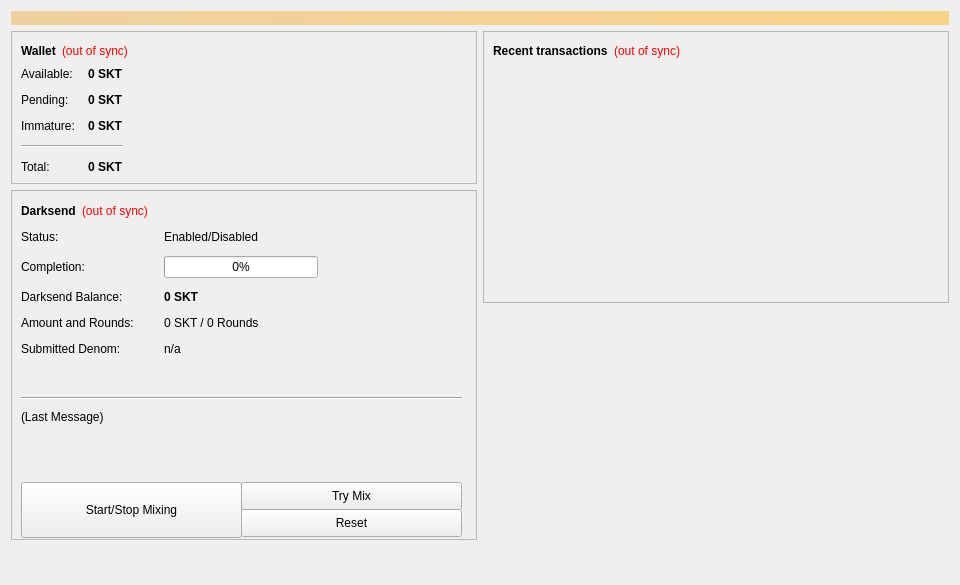
<?xml version="1.0" encoding="UTF-8"?>
<ui version="4.0">
 <class>OverviewPage</class>
 <widget class="QWidget" name="OverviewPage">
  <property name="geometry">
   <rect>
    <x>0</x>
    <y>0</y>
    <width>960</width>
    <height>585</height>
   </rect>
  </property>
  <property name="minimumSize">
   <size>
    <width>960</width>
    <height>0</height>
   </size>
  </property>
  <property name="windowTitle">
   <string>Form</string>
  </property>
  <layout class="QVBoxLayout" name="topLayout">
   <item>
    <widget class="QLabel" name="labelAlerts">
     <property name="visible">
      <bool>false</bool>
     </property>
     <property name="styleSheet">
      <string notr="true">background-color: qlineargradient(x1: 0, y1: 0, x2: 1, y2: 0, stop:0 #F0D0A0, stop:1 #F8D488); color:#000000;</string>
     </property>
     <property name="wordWrap">
      <bool>true</bool>
     </property>
     <property name="margin">
      <number>3</number>
     </property>
    </widget>
   </item>
   <item>
    <layout class="QHBoxLayout" name="horizontalLayout" stretch="1,1">
     <item>
      <layout class="QVBoxLayout" name="verticalLayout_2">
       <item>
        <widget class="QFrame" name="frame">
         <property name="frameShape">
          <enum>QFrame::StyledPanel</enum>
         </property>
         <property name="frameShadow">
          <enum>QFrame::Raised</enum>
         </property>
         <layout class="QVBoxLayout" name="verticalLayout_4">
          <item>
           <layout class="QHBoxLayout" name="horizontalLayout_4">
            <item>
             <widget class="QLabel" name="label_5">
              <property name="font">
               <font>
                <weight>75</weight>
                <bold>true</bold>
               </font>
              </property>
              <property name="text">
               <string>Wallet</string>
              </property>
             </widget>
            </item>
            <item>
             <widget class="QLabel" name="labelWalletStatus">
              <property name="toolTip">
               <string>The displayed information may be out of date. Your wallet automatically synchronizes with the SKT network after a connection is established, but this process has not completed yet.</string>
              </property>
              <property name="styleSheet">
               <string notr="true">QLabel { color: red; }</string>
              </property>
              <property name="text">
               <string notr="true">(out of sync)</string>
              </property>
              <property name="alignment">
               <set>Qt::AlignLeading|Qt::AlignLeft|Qt::AlignVCenter</set>
              </property>
             </widget>
            </item>
            <item>
             <spacer name="horizontalSpacer_2">
              <property name="orientation">
               <enum>Qt::Horizontal</enum>
              </property>
              <property name="sizeHint" stdset="0">
               <size>
                <width>40</width>
                <height>20</height>
               </size>
              </property>
             </spacer>
            </item>
           </layout>
          </item>
          <item>
           <layout class="QHBoxLayout" name="horizontalLayout_3">
            <item>
             <layout class="QFormLayout" name="formLayout_2">
              <property name="fieldGrowthPolicy">
               <enum>QFormLayout::AllNonFixedFieldsGrow</enum>
              </property>
              <property name="horizontalSpacing">
               <number>12</number>
              </property>
              <property name="verticalSpacing">
               <number>12</number>
              </property>
              <item row="0" column="0">
               <widget class="QLabel" name="label">
                <property name="text">
                 <string>Available:</string>
                </property>
               </widget>
              </item>
              <item row="0" column="1">
               <widget class="QLabel" name="labelBalance">
                <property name="font">
                 <font>
                  <weight>75</weight>
                  <bold>true</bold>
                 </font>
                </property>
                <property name="cursor">
                 <cursorShape>IBeamCursor</cursorShape>
                </property>
                <property name="toolTip">
                 <string>Your current spendable balance</string>
                </property>
                <property name="text">
                 <string notr="true">0 SKT</string>
                </property>
                <property name="alignment">
                 <set>Qt::AlignRight|Qt::AlignTrailing|Qt::AlignVCenter</set>
                </property>
                <property name="textInteractionFlags">
                 <set>Qt::LinksAccessibleByMouse|Qt::TextSelectableByKeyboard|Qt::TextSelectableByMouse</set>
                </property>
               </widget>
              </item>
              <item row="1" column="0">
               <widget class="QLabel" name="label_3">
                <property name="text">
                 <string>Pending:</string>
                </property>
               </widget>
              </item>
              <item row="1" column="1">
               <widget class="QLabel" name="labelUnconfirmed">
                <property name="font">
                 <font>
                  <weight>75</weight>
                  <bold>true</bold>
                 </font>
                </property>
                <property name="cursor">
                 <cursorShape>IBeamCursor</cursorShape>
                </property>
                <property name="toolTip">
                 <string>Total of transactions that have yet to be confirmed, and do not yet count toward the spendable balance</string>
                </property>
                <property name="text">
                 <string notr="true">0 SKT</string>
                </property>
                <property name="alignment">
                 <set>Qt::AlignRight|Qt::AlignTrailing|Qt::AlignVCenter</set>
                </property>
                <property name="textInteractionFlags">
                 <set>Qt::LinksAccessibleByMouse|Qt::TextSelectableByKeyboard|Qt::TextSelectableByMouse</set>
                </property>
               </widget>
              </item>
              <item row="2" column="0">
               <widget class="QLabel" name="labelImmatureText">
                <property name="text">
                 <string>Immature:</string>
                </property>
               </widget>
              </item>
              <item row="2" column="1">
               <widget class="QLabel" name="labelImmature">
                <property name="font">
                 <font>
                  <weight>75</weight>
                  <bold>true</bold>
                 </font>
                </property>
                <property name="toolTip">
                 <string>Mined balance that has not yet matured</string>
                </property>
                <property name="text">
                 <string notr="true">0 SKT</string>
                </property>
                <property name="alignment">
                 <set>Qt::AlignRight|Qt::AlignTrailing|Qt::AlignVCenter</set>
                </property>
                <property name="textInteractionFlags">
                 <set>Qt::LinksAccessibleByMouse|Qt::TextSelectableByKeyboard|Qt::TextSelectableByMouse</set>
                </property>
               </widget>
              </item>
              <item row="4" column="0">
               <widget class="QLabel" name="labelTotalText">
                <property name="text">
                 <string>Total:</string>
                </property>
               </widget>
              </item>
              <item row="4" column="1">
               <widget class="QLabel" name="labelTotal">
                <property name="font">
                 <font>
                  <weight>75</weight>
                  <bold>true</bold>
                 </font>
                </property>
                <property name="cursor">
                 <cursorShape>IBeamCursor</cursorShape>
                </property>
                <property name="toolTip">
                 <string>Your current total balance</string>
                </property>
                <property name="text">
                 <string notr="true">0 SKT</string>
                </property>
                <property name="alignment">
                 <set>Qt::AlignRight|Qt::AlignTrailing|Qt::AlignVCenter</set>
                </property>
                <property name="textInteractionFlags">
                 <set>Qt::LinksAccessibleByMouse|Qt::TextSelectableByKeyboard|Qt::TextSelectableByMouse</set>
                </property>
               </widget>
              </item>
              <item row="3" column="0" colspan="2">
               <widget class="Line" name="line">
                <property name="orientation">
                 <enum>Qt::Horizontal</enum>
                </property>
               </widget>
              </item>
             </layout>
            </item>
            <item>
             <spacer name="horizontalSpacer_3">
              <property name="orientation">
               <enum>Qt::Horizontal</enum>
              </property>
              <property name="sizeHint" stdset="0">
               <size>
                <width>40</width>
                <height>20</height>
               </size>
              </property>
             </spacer>
            </item>
           </layout>
          </item>
         </layout>
        </widget>
       </item>
       <item>
        <widget class="QFrame" name="frameDarksend">
         <property name="minimumSize">
          <size>
           <width>0</width>
           <height>350</height>
          </size>
         </property>
         <property name="layoutDirection">
          <enum>Qt::LeftToRight</enum>
         </property>
         <property name="frameShape">
          <enum>QFrame::StyledPanel</enum>
         </property>
         <property name="frameShadow">
          <enum>QFrame::Raised</enum>
         </property>
         <widget class="QWidget" name="formLayoutWidget">
          <property name="geometry">
           <rect>
            <x>10</x>
            <y>40</y>
            <width>451</width>
            <height>161</height>
           </rect>
          </property>
          <layout class="QFormLayout" name="formLayout">
           <property name="fieldGrowthPolicy">
            <enum>QFormLayout::AllNonFixedFieldsGrow</enum>
           </property>
           <property name="horizontalSpacing">
            <number>30</number>
           </property>
           <property name="verticalSpacing">
            <number>12</number>
           </property>
           <item row="0" column="0">
            <widget class="QLabel" name="label_6">
             <property name="text">
              <string>Status:</string>
             </property>
            </widget>
           </item>
           <item row="0" column="1">
            <widget class="QLabel" name="darksendEnabled">
             <property name="text">
              <string>Enabled/Disabled</string>
             </property>
            </widget>
           </item>
           <item row="1" column="0">
            <widget class="QLabel" name="label_7">
             <property name="text">
              <string>Completion:</string>
             </property>
            </widget>
           </item>
           <item row="1" column="1">
            <widget class="QProgressBar" name="darksendProgress">
             <property name="maximumSize">
              <size>
               <width>154</width>
               <height>16777215</height>
              </size>
             </property>
             <property name="value">
              <number>0</number>
             </property>
            </widget>
           </item>
           <item row="2" column="0">
            <widget class="QLabel" name="labelAnonymizedText">
             <property name="text">
              <string>Darksend Balance:</string>
             </property>
            </widget>
           </item>
           <item row="2" column="1">
            <widget class="QLabel" name="labelAnonymized">
             <property name="font">
              <font>
               <weight>75</weight>
               <bold>true</bold>
              </font>
             </property>
             <property name="text">
              <string>0 SKT</string>
             </property>
            </widget>
           </item>
           <item row="3" column="0">
            <widget class="QLabel" name="label_8">
             <property name="text">
              <string>Amount and Rounds:</string>
             </property>
            </widget>
           </item>
           <item row="3" column="1">
            <widget class="QLabel" name="labelAmountRounds">
             <property name="text">
              <string>0 SKT / 0 Rounds</string>
             </property>
            </widget>
           </item>
           <item row="4" column="0">
            <widget class="QLabel" name="label_9">
             <property name="text">
              <string>Submitted Denom:</string>
             </property>
            </widget>
           </item>
           <item row="4" column="1">
            <widget class="QLabel" name="labelSubmittedDenom">
             <property name="statusTip">
              <string>The denominations you submitted to the Masternode. To mix, other users must submit the exact same denominations.</string>
             </property>
             <property name="text">
              <string>n/a</string>
             </property>
            </widget>
           </item>
          </layout>
         </widget>
         <widget class="QPushButton" name="runAutoDenom">
          <property name="geometry">
           <rect>
            <x>251</x>
            <y>17</y>
            <width>1</width>
            <height>1</height>
           </rect>
          </property>
          <property name="palette">
           <palette>
            <active>
             <colorrole role="WindowText">
              <brush brushstyle="SolidPattern">
               <color alpha="255">
                <red>0</red>
                <green>0</green>
                <blue>0</blue>
               </color>
              </brush>
             </colorrole>
             <colorrole role="Button">
              <brush brushstyle="SolidPattern">
               <color alpha="255">
                <red>239</red>
                <green>238</green>
                <blue>238</blue>
               </color>
              </brush>
             </colorrole>
             <colorrole role="Light">
              <brush brushstyle="SolidPattern">
               <color alpha="255">
                <red>255</red>
                <green>255</green>
                <blue>255</blue>
               </color>
              </brush>
             </colorrole>
             <colorrole role="Midlight">
              <brush brushstyle="SolidPattern">
               <color alpha="255">
                <red>247</red>
                <green>246</green>
                <blue>246</blue>
               </color>
              </brush>
             </colorrole>
             <colorrole role="Dark">
              <brush brushstyle="SolidPattern">
               <color alpha="255">
                <red>119</red>
                <green>119</green>
                <blue>119</blue>
               </color>
              </brush>
             </colorrole>
             <colorrole role="Mid">
              <brush brushstyle="SolidPattern">
               <color alpha="255">
                <red>159</red>
                <green>159</green>
                <blue>159</blue>
               </color>
              </brush>
             </colorrole>
             <colorrole role="Text">
              <brush brushstyle="SolidPattern">
               <color alpha="255">
                <red>0</red>
                <green>0</green>
                <blue>0</blue>
               </color>
              </brush>
             </colorrole>
             <colorrole role="BrightText">
              <brush brushstyle="SolidPattern">
               <color alpha="255">
                <red>255</red>
                <green>255</green>
                <blue>255</blue>
               </color>
              </brush>
             </colorrole>
             <colorrole role="ButtonText">
              <brush brushstyle="SolidPattern">
               <color alpha="255">
                <red>0</red>
                <green>0</green>
                <blue>0</blue>
               </color>
              </brush>
             </colorrole>
             <colorrole role="Base">
              <brush brushstyle="SolidPattern">
               <color alpha="255">
                <red>255</red>
                <green>255</green>
                <blue>255</blue>
               </color>
              </brush>
             </colorrole>
             <colorrole role="Window">
              <brush brushstyle="SolidPattern">
               <color alpha="255">
                <red>239</red>
                <green>238</green>
                <blue>238</blue>
               </color>
              </brush>
             </colorrole>
             <colorrole role="Shadow">
              <brush brushstyle="SolidPattern">
               <color alpha="255">
                <red>0</red>
                <green>0</green>
                <blue>0</blue>
               </color>
              </brush>
             </colorrole>
             <colorrole role="AlternateBase">
              <brush brushstyle="SolidPattern">
               <color alpha="255">
                <red>247</red>
                <green>246</green>
                <blue>246</blue>
               </color>
              </brush>
             </colorrole>
             <colorrole role="ToolTipBase">
              <brush brushstyle="SolidPattern">
               <color alpha="255">
                <red>255</red>
                <green>255</green>
                <blue>220</blue>
               </color>
              </brush>
             </colorrole>
             <colorrole role="ToolTipText">
              <brush brushstyle="SolidPattern">
               <color alpha="255">
                <red>0</red>
                <green>0</green>
                <blue>0</blue>
               </color>
              </brush>
             </colorrole>
            </active>
            <inactive>
             <colorrole role="WindowText">
              <brush brushstyle="SolidPattern">
               <color alpha="255">
                <red>0</red>
                <green>0</green>
                <blue>0</blue>
               </color>
              </brush>
             </colorrole>
             <colorrole role="Button">
              <brush brushstyle="SolidPattern">
               <color alpha="255">
                <red>239</red>
                <green>238</green>
                <blue>238</blue>
               </color>
              </brush>
             </colorrole>
             <colorrole role="Light">
              <brush brushstyle="SolidPattern">
               <color alpha="255">
                <red>255</red>
                <green>255</green>
                <blue>255</blue>
               </color>
              </brush>
             </colorrole>
             <colorrole role="Midlight">
              <brush brushstyle="SolidPattern">
               <color alpha="255">
                <red>247</red>
                <green>246</green>
                <blue>246</blue>
               </color>
              </brush>
             </colorrole>
             <colorrole role="Dark">
              <brush brushstyle="SolidPattern">
               <color alpha="255">
                <red>119</red>
                <green>119</green>
                <blue>119</blue>
               </color>
              </brush>
             </colorrole>
             <colorrole role="Mid">
              <brush brushstyle="SolidPattern">
               <color alpha="255">
                <red>159</red>
                <green>159</green>
                <blue>159</blue>
               </color>
              </brush>
             </colorrole>
             <colorrole role="Text">
              <brush brushstyle="SolidPattern">
               <color alpha="255">
                <red>0</red>
                <green>0</green>
                <blue>0</blue>
               </color>
              </brush>
             </colorrole>
             <colorrole role="BrightText">
              <brush brushstyle="SolidPattern">
               <color alpha="255">
                <red>255</red>
                <green>255</green>
                <blue>255</blue>
               </color>
              </brush>
             </colorrole>
             <colorrole role="ButtonText">
              <brush brushstyle="SolidPattern">
               <color alpha="255">
                <red>0</red>
                <green>0</green>
                <blue>0</blue>
               </color>
              </brush>
             </colorrole>
             <colorrole role="Base">
              <brush brushstyle="SolidPattern">
               <color alpha="255">
                <red>255</red>
                <green>255</green>
                <blue>255</blue>
               </color>
              </brush>
             </colorrole>
             <colorrole role="Window">
              <brush brushstyle="SolidPattern">
               <color alpha="255">
                <red>239</red>
                <green>238</green>
                <blue>238</blue>
               </color>
              </brush>
             </colorrole>
             <colorrole role="Shadow">
              <brush brushstyle="SolidPattern">
               <color alpha="255">
                <red>0</red>
                <green>0</green>
                <blue>0</blue>
               </color>
              </brush>
             </colorrole>
             <colorrole role="AlternateBase">
              <brush brushstyle="SolidPattern">
               <color alpha="255">
                <red>247</red>
                <green>246</green>
                <blue>246</blue>
               </color>
              </brush>
             </colorrole>
             <colorrole role="ToolTipBase">
              <brush brushstyle="SolidPattern">
               <color alpha="255">
                <red>255</red>
                <green>255</green>
                <blue>220</blue>
               </color>
              </brush>
             </colorrole>
             <colorrole role="ToolTipText">
              <brush brushstyle="SolidPattern">
               <color alpha="255">
                <red>0</red>
                <green>0</green>
                <blue>0</blue>
               </color>
              </brush>
             </colorrole>
            </inactive>
            <disabled>
             <colorrole role="WindowText">
              <brush brushstyle="SolidPattern">
               <color alpha="255">
                <red>119</red>
                <green>119</green>
                <blue>119</blue>
               </color>
              </brush>
             </colorrole>
             <colorrole role="Button">
              <brush brushstyle="SolidPattern">
               <color alpha="255">
                <red>239</red>
                <green>238</green>
                <blue>238</blue>
               </color>
              </brush>
             </colorrole>
             <colorrole role="Light">
              <brush brushstyle="SolidPattern">
               <color alpha="255">
                <red>255</red>
                <green>255</green>
                <blue>255</blue>
               </color>
              </brush>
             </colorrole>
             <colorrole role="Midlight">
              <brush brushstyle="SolidPattern">
               <color alpha="255">
                <red>247</red>
                <green>246</green>
                <blue>246</blue>
               </color>
              </brush>
             </colorrole>
             <colorrole role="Dark">
              <brush brushstyle="SolidPattern">
               <color alpha="255">
                <red>119</red>
                <green>119</green>
                <blue>119</blue>
               </color>
              </brush>
             </colorrole>
             <colorrole role="Mid">
              <brush brushstyle="SolidPattern">
               <color alpha="255">
                <red>159</red>
                <green>159</green>
                <blue>159</blue>
               </color>
              </brush>
             </colorrole>
             <colorrole role="Text">
              <brush brushstyle="SolidPattern">
               <color alpha="255">
                <red>119</red>
                <green>119</green>
                <blue>119</blue>
               </color>
              </brush>
             </colorrole>
             <colorrole role="BrightText">
              <brush brushstyle="SolidPattern">
               <color alpha="255">
                <red>255</red>
                <green>255</green>
                <blue>255</blue>
               </color>
              </brush>
             </colorrole>
             <colorrole role="ButtonText">
              <brush brushstyle="SolidPattern">
               <color alpha="255">
                <red>119</red>
                <green>119</green>
                <blue>119</blue>
               </color>
              </brush>
             </colorrole>
             <colorrole role="Base">
              <brush brushstyle="SolidPattern">
               <color alpha="255">
                <red>239</red>
                <green>238</green>
                <blue>238</blue>
               </color>
              </brush>
             </colorrole>
             <colorrole role="Window">
              <brush brushstyle="SolidPattern">
               <color alpha="255">
                <red>239</red>
                <green>238</green>
                <blue>238</blue>
               </color>
              </brush>
             </colorrole>
             <colorrole role="Shadow">
              <brush brushstyle="SolidPattern">
               <color alpha="255">
                <red>0</red>
                <green>0</green>
                <blue>0</blue>
               </color>
              </brush>
             </colorrole>
             <colorrole role="AlternateBase">
              <brush brushstyle="SolidPattern">
               <color alpha="255">
                <red>239</red>
                <green>238</green>
                <blue>238</blue>
               </color>
              </brush>
             </colorrole>
             <colorrole role="ToolTipBase">
              <brush brushstyle="SolidPattern">
               <color alpha="255">
                <red>255</red>
                <green>255</green>
                <blue>220</blue>
               </color>
              </brush>
             </colorrole>
             <colorrole role="ToolTipText">
              <brush brushstyle="SolidPattern">
               <color alpha="255">
                <red>0</red>
                <green>0</green>
                <blue>0</blue>
               </color>
              </brush>
             </colorrole>
            </disabled>
           </palette>
          </property>
          <property name="focusPolicy">
           <enum>Qt::NoFocus</enum>
          </property>
          <property name="autoFillBackground">
           <bool>true</bool>
          </property>
          <property name="text">
           <string/>
          </property>
          <property name="flat">
           <bool>true</bool>
          </property>
         </widget>
         <widget class="QPushButton" name="toggleDarksend">
          <property name="geometry">
           <rect>
            <x>10</x>
            <y>292</y>
            <width>221</width>
            <height>56</height>
           </rect>
          </property>
          <property name="sizePolicy">
           <sizepolicy hsizetype="MinimumExpanding" vsizetype="Fixed">
            <horstretch>0</horstretch>
            <verstretch>0</verstretch>
           </sizepolicy>
          </property>
          <property name="text">
           <string>Start/Stop Mixing</string>
          </property>
         </widget>
         <widget class="Line" name="line">
          <property name="geometry">
           <rect>
            <x>10</x>
            <y>200</y>
            <width>441</width>
            <height>16</height>
           </rect>
          </property>
          <property name="orientation">
           <enum>Qt::Horizontal</enum>
          </property>
         </widget>
         <widget class="QLabel" name="darksendStatus">
          <property name="geometry">
           <rect>
            <x>10</x>
            <y>220</y>
            <width>451</width>
            <height>61</height>
           </rect>
          </property>
          <property name="minimumSize">
           <size>
            <width>288</width>
            <height>43</height>
           </size>
          </property>
          <property name="text">
           <string>(Last Message)</string>
          </property>
          <property name="alignment">
           <set>Qt::AlignLeading|Qt::AlignLeft|Qt::AlignTop</set>
          </property>
          <property name="wordWrap">
           <bool>true</bool>
          </property>
         </widget>
         <widget class="QPushButton" name="darksendAuto">
          <property name="geometry">
           <rect>
            <x>230</x>
            <y>292</y>
            <width>221</width>
            <height>28</height>
           </rect>
          </property>
          <property name="sizePolicy">
           <sizepolicy hsizetype="MinimumExpanding" vsizetype="Fixed">
            <horstretch>0</horstretch>
            <verstretch>0</verstretch>
           </sizepolicy>
          </property>
          <property name="toolTip">
           <string>Try to manually submit a Darksend request.</string>
          </property>
          <property name="text">
           <string>Try Mix</string>
          </property>
         </widget>
         <widget class="QPushButton" name="darksendReset">
          <property name="geometry">
           <rect>
            <x>230</x>
            <y>319</y>
            <width>221</width>
            <height>28</height>
           </rect>
          </property>
          <property name="sizePolicy">
           <sizepolicy hsizetype="MinimumExpanding" vsizetype="Fixed">
            <horstretch>0</horstretch>
            <verstretch>0</verstretch>
           </sizepolicy>
          </property>
          <property name="toolTip">
           <string>Reset the current status of Darksend (can interrupt Darksend if it's in the process of Mixing, which can cost you money!)</string>
          </property>
          <property name="autoFillBackground">
           <bool>false</bool>
          </property>
          <property name="text">
           <string>Reset</string>
          </property>
         </widget>
         <widget class="QWidget" name="">
          <property name="geometry">
           <rect>
            <x>10</x>
            <y>10</y>
            <width>431</width>
            <height>22</height>
           </rect>
          </property>
          <layout class="QHBoxLayout" name="horizontalLayout_5">
           <item>
            <widget class="QLabel" name="label_2">
             <property name="font">
              <font>
               <weight>75</weight>
               <bold>true</bold>
              </font>
             </property>
             <property name="text">
              <string>Darksend</string>
             </property>
            </widget>
           </item>
           <item>
            <widget class="QLabel" name="labelDarksendSyncStatus">
             <property name="toolTip">
              <string>The displayed information may be out of date. Your wallet automatically synchronizes with the SKT network after a connection is established, but this process has not completed yet.</string>
             </property>
             <property name="styleSheet">
              <string notr="true">QLabel { color: red; }</string>
             </property>
             <property name="text">
              <string notr="true">(out of sync)</string>
             </property>
             <property name="alignment">
              <set>Qt::AlignLeading|Qt::AlignLeft|Qt::AlignVCenter</set>
             </property>
            </widget>
           </item>
           <item>
            <spacer name="horizontalSpacer_4">
             <property name="orientation">
              <enum>Qt::Horizontal</enum>
             </property>
             <property name="sizeHint" stdset="0">
              <size>
               <width>40</width>
               <height>20</height>
              </size>
             </property>
            </spacer>
           </item>
          </layout>
         </widget>
        </widget>
       </item>
       <item>
        <spacer name="verticalSpacer">
         <property name="orientation">
          <enum>Qt::Vertical</enum>
         </property>
         <property name="sizeHint" stdset="0">
          <size>
           <width>20</width>
           <height>40</height>
          </size>
         </property>
        </spacer>
       </item>
      </layout>
     </item>
     <item>
      <layout class="QVBoxLayout" name="verticalLayout_3">
       <item>
        <widget class="QFrame" name="frame_2">
         <property name="frameShape">
          <enum>QFrame::StyledPanel</enum>
         </property>
         <property name="frameShadow">
          <enum>QFrame::Raised</enum>
         </property>
         <layout class="QVBoxLayout" name="verticalLayout">
          <item>
           <layout class="QHBoxLayout" name="horizontalLayout_2">
            <item>
             <widget class="QLabel" name="label_4">
              <property name="text">
               <string>&lt;b&gt;Recent transactions&lt;/b&gt;</string>
              </property>
             </widget>
            </item>
            <item>
             <widget class="QLabel" name="labelTransactionsStatus">
              <property name="toolTip">
               <string>The displayed information may be out of date. Your wallet automatically synchronizes with the SKT network after a connection is established, but this process has not completed yet.</string>
              </property>
              <property name="styleSheet">
               <string notr="true">QLabel { color: red; }</string>
              </property>
              <property name="text">
               <string notr="true">(out of sync)</string>
              </property>
              <property name="alignment">
               <set>Qt::AlignRight|Qt::AlignTrailing|Qt::AlignVCenter</set>
              </property>
             </widget>
            </item>
            <item>
             <spacer name="horizontalSpacer">
              <property name="orientation">
               <enum>Qt::Horizontal</enum>
              </property>
              <property name="sizeHint" stdset="0">
               <size>
                <width>40</width>
                <height>20</height>
               </size>
              </property>
             </spacer>
            </item>
           </layout>
          </item>
          <item>
           <widget class="QListView" name="listTransactions">
            <property name="styleSheet">
             <string notr="true">QListView { background: transparent; }</string>
            </property>
            <property name="frameShape">
             <enum>QFrame::NoFrame</enum>
            </property>
            <property name="verticalScrollBarPolicy">
             <enum>Qt::ScrollBarAlwaysOff</enum>
            </property>
            <property name="horizontalScrollBarPolicy">
             <enum>Qt::ScrollBarAlwaysOff</enum>
            </property>
            <property name="selectionMode">
             <enum>QAbstractItemView::NoSelection</enum>
            </property>
           </widget>
          </item>
         </layout>
        </widget>
       </item>
       <item>
        <spacer name="verticalSpacer_2">
         <property name="orientation">
          <enum>Qt::Vertical</enum>
         </property>
         <property name="sizeHint" stdset="0">
          <size>
           <width>20</width>
           <height>40</height>
          </size>
         </property>
        </spacer>
       </item>
      </layout>
     </item>
    </layout>
   </item>
  </layout>
 </widget>
 <resources/>
 <connections/>
</ui>
